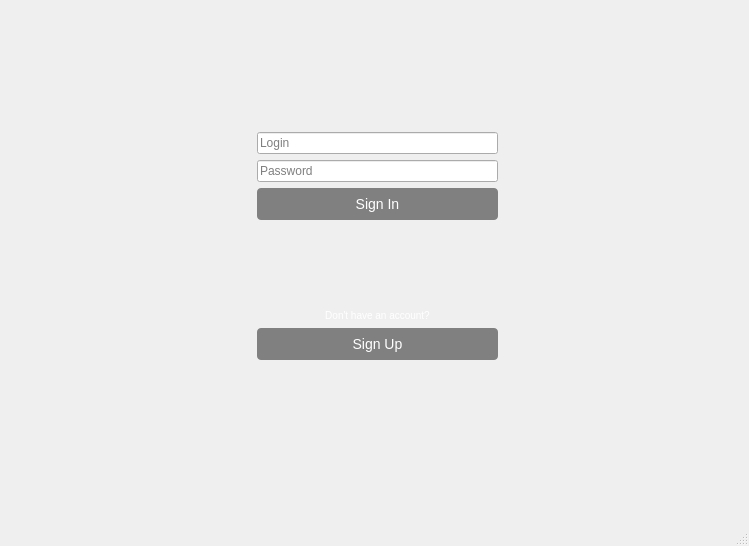
<?xml version="1.0" encoding="UTF-8"?>
<ui version="4.0">
 <class>MainWindow</class>
 <widget class="QMainWindow" name="MainWindow">
  <property name="geometry">
   <rect>
    <x>0</x>
    <y>0</y>
    <width>749</width>
    <height>546</height>
   </rect>
  </property>
  <property name="sizePolicy">
   <sizepolicy hsizetype="Minimum" vsizetype="Fixed">
    <horstretch>0</horstretch>
    <verstretch>0</verstretch>
   </sizepolicy>
  </property>
  <property name="windowTitle">
   <string>MainWindow</string>
  </property>
  <widget class="QWidget" name="centralwidget">
   <layout class="QGridLayout" name="gridLayout">
    <item row="1" column="0">
     <spacer name="horizontalSpacer">
      <property name="orientation">
       <enum>Qt::Orientation::Horizontal</enum>
      </property>
      <property name="sizeHint" stdset="0">
       <size>
        <width>10</width>
        <height>10</height>
       </size>
      </property>
     </spacer>
    </item>
    <item row="1" column="1">
     <layout class="QVBoxLayout" name="verticalLayout_4">
      <item>
       <widget class="QLineEdit" name="loginInput">
        <property name="text">
         <string/>
        </property>
        <property name="placeholderText">
         <string>Login</string>
        </property>
       </widget>
      </item>
      <item>
       <widget class="QLineEdit" name="passwordInput">
        <property name="text">
         <string/>
        </property>
        <property name="echoMode">
         <enum>QLineEdit::EchoMode::Password</enum>
        </property>
        <property name="placeholderText">
         <string>Password</string>
        </property>
       </widget>
      </item>
      <item>
       <widget class="QPushButton" name="loginButton">
        <property name="sizePolicy">
         <sizepolicy hsizetype="Expanding" vsizetype="Fixed">
          <horstretch>0</horstretch>
          <verstretch>0</verstretch>
         </sizepolicy>
        </property>
        <property name="styleSheet">
         <string notr="true">QPushButton {
    background-color: gray; /* Темный фон кнопки */
    color: white; /* Белый цвет текста */
    font-family: Arial; /* Шрифт */
    font-size: 14px; /* Размер шрифта */
    padding: 8px 16px; /* Отступы */
    border: none; /* Без границ */
    border-radius: 4px; /* Небольшое скругление углов */
}

QPushButton:hover {
    background-color: #3d3d3d; /* Цвет кнопки при наведении */
}

QPushButton:pressed {
    background-color: #1a1a1a; /* Цвет кнопки при нажатии */
}</string>
        </property>
        <property name="text">
         <string>Sign In</string>
        </property>
       </widget>
      </item>
     </layout>
    </item>
    <item row="2" column="1">
     <layout class="QVBoxLayout" name="verticalLayout_5">
      <item>
       <widget class="QLabel" name="labelInform">
        <property name="sizePolicy">
         <sizepolicy hsizetype="Preferred" vsizetype="Fixed">
          <horstretch>0</horstretch>
          <verstretch>0</verstretch>
         </sizepolicy>
        </property>
        <property name="styleSheet">
         <string notr="true">QLabel {
  
    color: white; /* Белый текст */
    font-family: Arial; /* Шрифт */
    font-size: 10px; /* Размер шрифта */
 
    border: none; /* Без границы */
    border-radius: 5px; /* Скругленные углы (опционально) */

}
</string>
        </property>
        <property name="text">
         <string>Don't have an account?</string>
        </property>
        <property name="alignment">
         <set>Qt::AlignmentFlag::AlignCenter</set>
        </property>
       </widget>
      </item>
      <item>
       <widget class="QPushButton" name="registrationButton">
        <property name="styleSheet">
         <string notr="true">QPushButton {
    background-color: gray; /* Темный фон кнопки */
    color: white; /* Белый цвет текста */
    font-family: Arial; /* Шрифт */
    font-size: 14px; /* Размер шрифта */
    padding: 8px 16px; /* Отступы */
    border: none; /* Без границ */
    border-radius: 4px; /* Небольшое скругление углов */
}

QPushButton:hover {
    background-color: #3d3d3d; /* Цвет кнопки при наведении */
}

QPushButton:pressed {
    background-color: #1a1a1a; /* Цвет кнопки при нажатии */
}</string>
        </property>
        <property name="text">
         <string>Sign Up</string>
        </property>
       </widget>
      </item>
      <item>
       <spacer name="verticalSpacer_2">
        <property name="orientation">
         <enum>Qt::Orientation::Vertical</enum>
        </property>
        <property name="sizeType">
         <enum>QSizePolicy::Policy::Fixed</enum>
        </property>
        <property name="sizeHint" stdset="0">
         <size>
          <width>20</width>
          <height>30</height>
         </size>
        </property>
       </spacer>
      </item>
     </layout>
    </item>
    <item row="0" column="1">
     <spacer name="verticalSpacer">
      <property name="orientation">
       <enum>Qt::Orientation::Vertical</enum>
      </property>
      <property name="sizeType">
       <enum>QSizePolicy::Policy::Minimum</enum>
      </property>
      <property name="sizeHint" stdset="0">
       <size>
        <width>20</width>
        <height>40</height>
       </size>
      </property>
     </spacer>
    </item>
    <item row="1" column="2">
     <spacer name="horizontalSpacer_2">
      <property name="orientation">
       <enum>Qt::Orientation::Horizontal</enum>
      </property>
      <property name="sizeHint" stdset="0">
       <size>
        <width>40</width>
        <height>20</height>
       </size>
      </property>
     </spacer>
    </item>
    <item row="3" column="1">
     <spacer name="verticalSpacer_3">
      <property name="orientation">
       <enum>Qt::Orientation::Vertical</enum>
      </property>
      <property name="sizeType">
       <enum>QSizePolicy::Policy::Fixed</enum>
      </property>
      <property name="sizeHint" stdset="0">
       <size>
        <width>20</width>
        <height>40</height>
       </size>
      </property>
     </spacer>
    </item>
    <item row="2" column="0">
     <widget class="QLabel" name="label">
      <property name="text">
       <string/>
      </property>
     </widget>
    </item>
   </layout>
  </widget>
  <widget class="QStatusBar" name="statusbar"/>
 </widget>
 <resources/>
 <connections/>
</ui>
